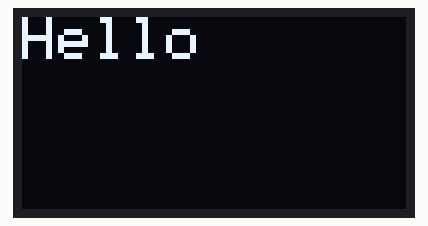
Recording of a sketch running on a simulated Arduino Uno, built with avr-gcc and run on an emulated ATmega328P. On the bench: 128×64 one-colour display. The display library's start-up logo is not drawn.

Above: at 2.1 s.

The sketch:

DISPLAY.ino
```cpp
#include <Wire.h>
#include <Adafruit_GFX.h>
#include <Adafruit_SSD1306.h>

#define SCREEN_WIDTH 128
#define SCREEN_HEIGHT 64
Adafruit_SSD1306 display(SCREEN_WIDTH, SCREEN_HEIGHT, &Wire, -1);

void setup() {
    Serial.begin(9600);
    if(!display.begin(SSD1306_SWITCHCAPVCC, 0x3C))
    {
      Serial.println("Not Working");
      for(;;);
    } // Address for 128x64 display
  display.display(); // Show splash screen
  delay(2000);
  display.clearDisplay(); // Clear the display
  display.setTextSize(2.5);
  display.setTextColor(SSD1306_WHITE);
  display.setCursor(0, 0);
  display.println("Hello");
  display.display();

}

void loop() {
  //here we are just try to print one statement,
  // otherwise we will type line 11 to 25 in loop for itteration
}
```
